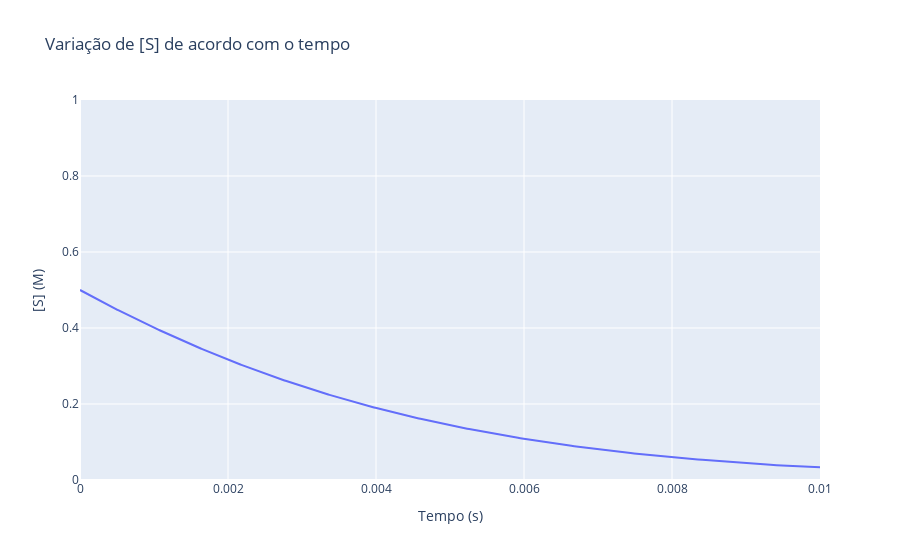

The notebook cell saved with this chart:
### Markdown cell above
# Em paralelo: concentração em função do tempo

### Code cell
import numpy as np
import plotly.express as px
from math import log

km = 10**(-1)
v_max = 32
s0 = 0.5

# Gerar valores de [S] de s0 até 0.001 - mais próximo de 0
s_final = np.linspace(s0, 0.001, 500)

delta_t = (km*(s0 - s_final) + km *np.log(s0 /s_final))/ v_max

fig = px.line(x=delta_t, y=s_final,
              labels={'x': 'Tempo (s)', 'y': '[S] (M)'},
              title="Variação de [S] de acordo com o tempo")

fig.update_layout(xaxis = dict(range=[0,0.01]), yaxis = dict(range = [0, 1]))

fig.show()

### Figure 1 — Plotly figure (JSON) as saved in the notebook; plotly's stock layout.template omitted (floating-point values rounded to 4 significant figures; data arrays with more than 128 entries replaced by an {"elided": "..."} marker saying what was removed)
{"data": [{"hovertemplate": "Tempo (s)=%{x}<br>[S] (M)=%{y}<extra></extra>", "legendgroup": "", "line": {"color": "#636efa", "dash": "solid"}, "marker": {"symbol": "circle"}, "mode": "lines", "name": "", "orientation": "v", "showlegend": false, "type": "scatter", "x": {"elided": "500 float values"}, "xaxis": "x", "y": {"elided": "500 float values"}, "yaxis": "y"}], "layout": {"legend": {"tracegroupgap": 0}, "title": {"text": "Variação de [S] de acordo com o tempo"}, "xaxis": {"anchor": "y", "domain": [0, 1], "range": [0, 0.01], "title": {"text": "Tempo (s)"}}, "yaxis": {"anchor": "x", "domain": [0, 1], "range": [0, 1], "title": {"text": "[S] (M)"}}}}
